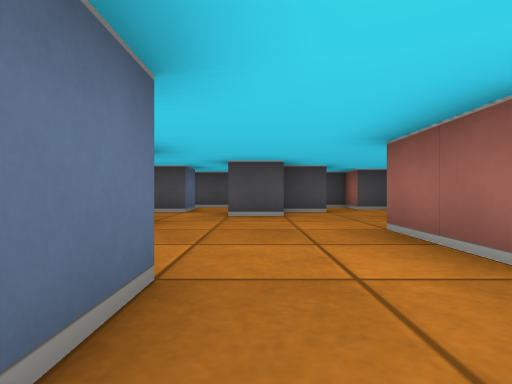
view 1 (above)

23 first-person views from a walk through a cub3D maze. The camera is about half as high as the walls, looks level and sees 80° across. The floor is counted in squares. Each view is taken from the middle of a square. On the plan, view 1 faces up. The plan holds only what a view shows up to about 9 squares ahead; the rest is blank. The place goes on beyond the plan.

view 2
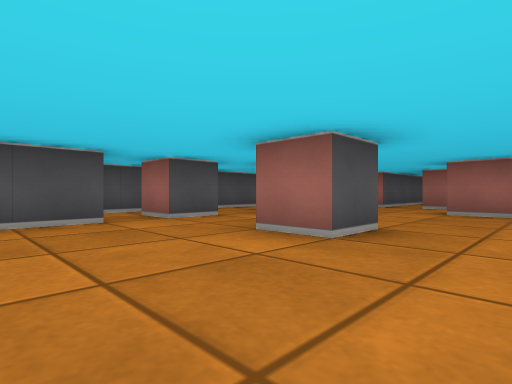

view 3
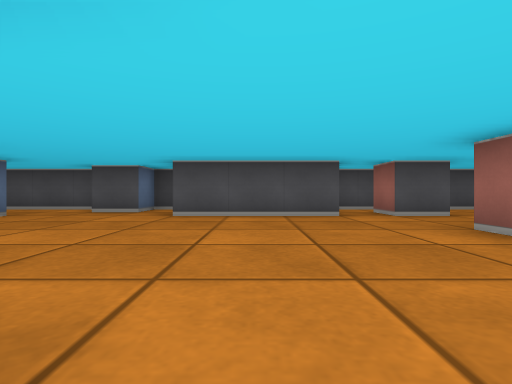

view 4
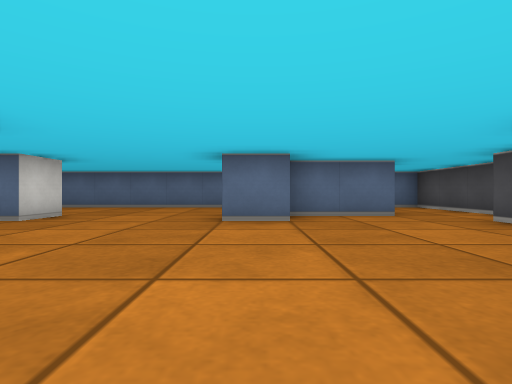

view 5
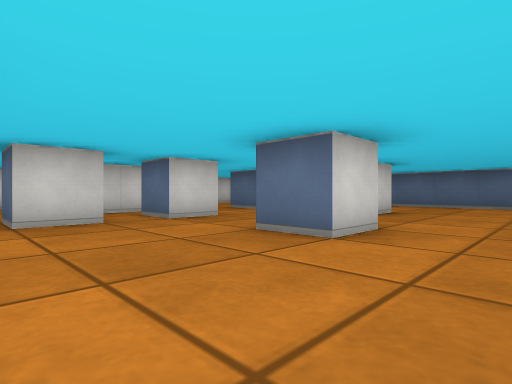

view 6
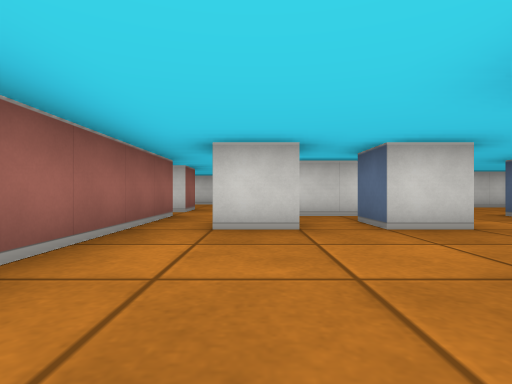

view 7
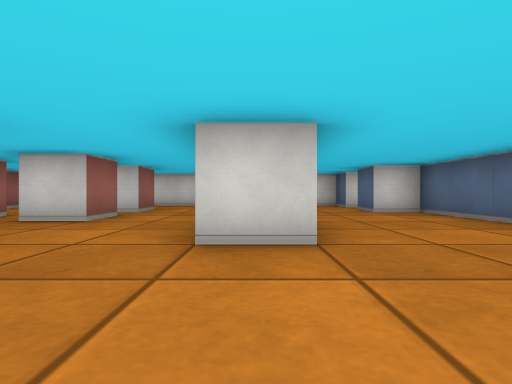

view 8
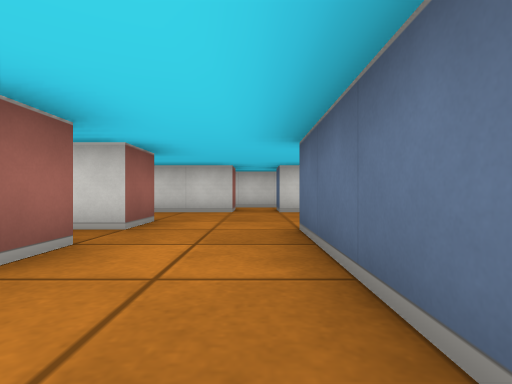

view 9
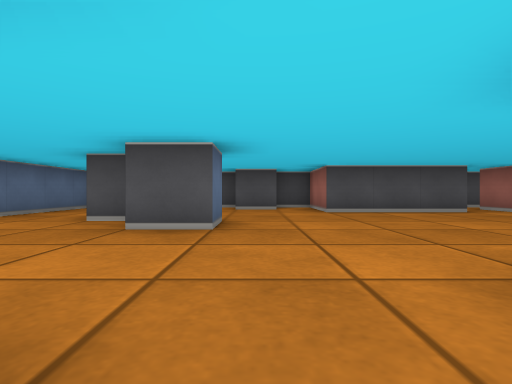

view 10
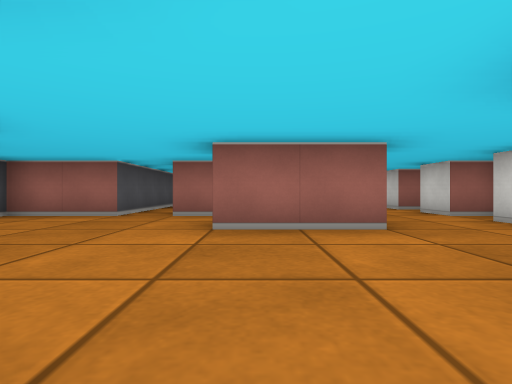

view 11
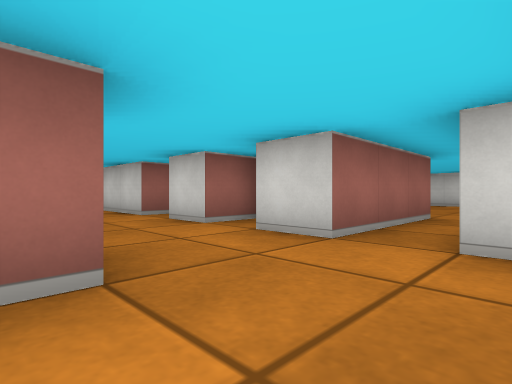

view 12
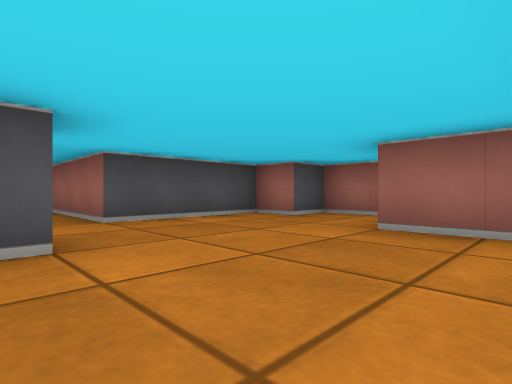

view 13
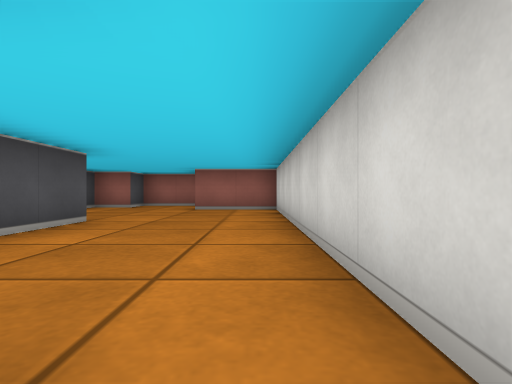

view 14
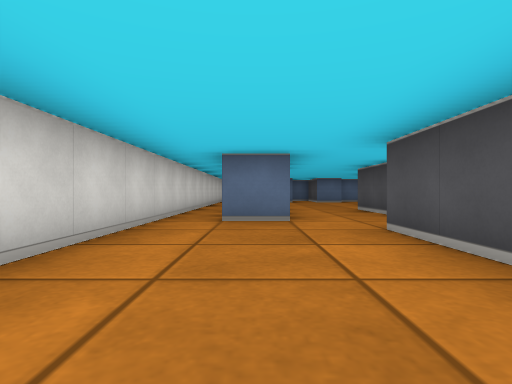

view 15
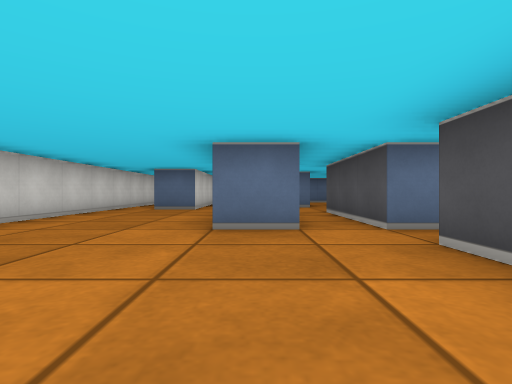

view 16
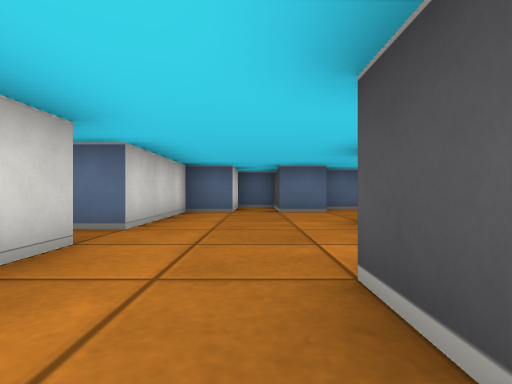

view 17
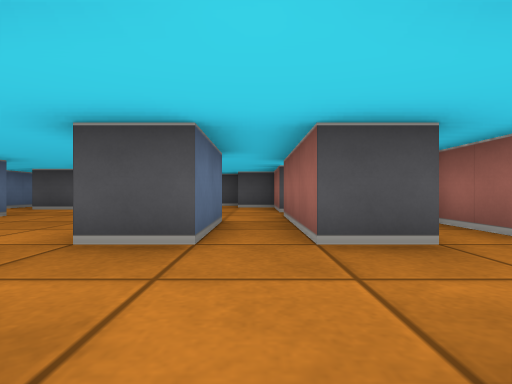

view 18
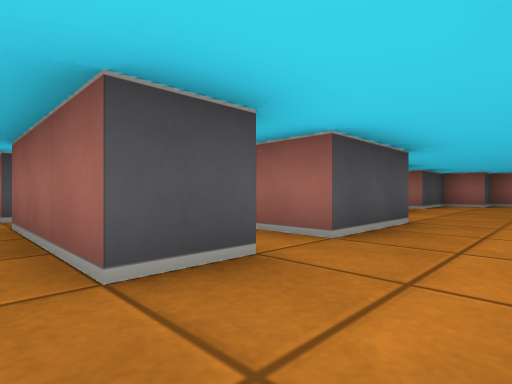

view 19
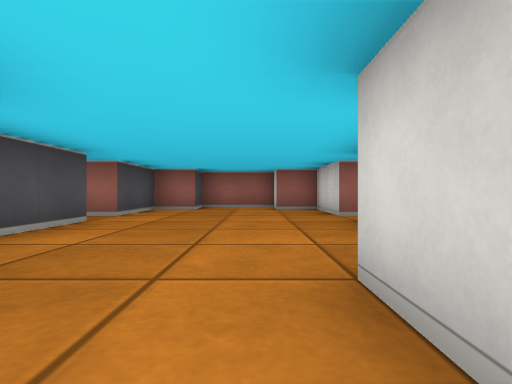

view 20
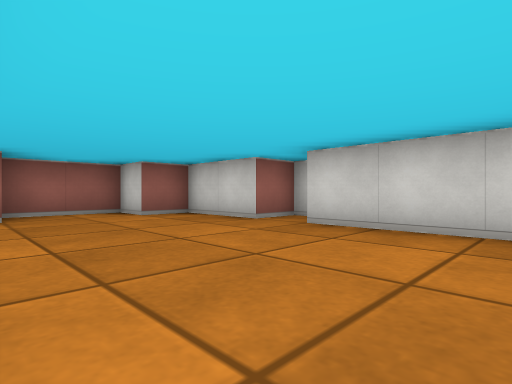

view 21
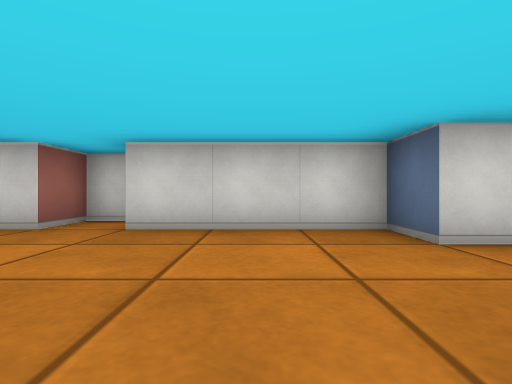

view 22
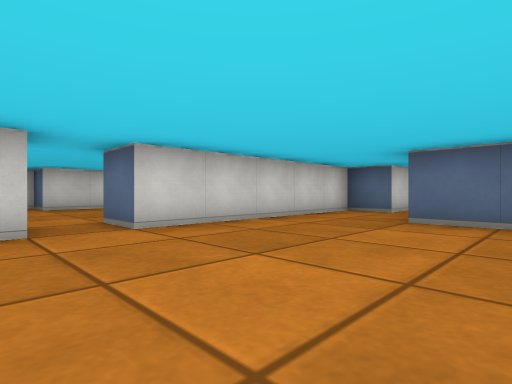

view 23
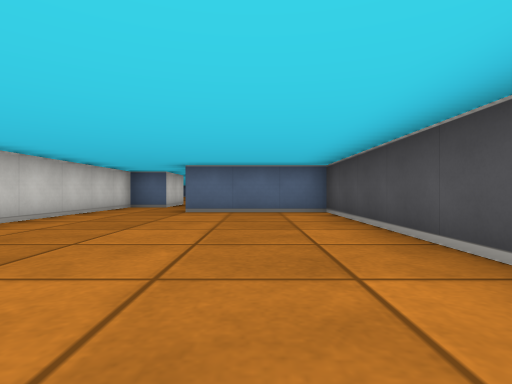

### Floor plan
Key: @ floor where view 1 was taken; # wall or solid block; . floor.
Columns run from 14 left of view 1 to 15 right of it. Each row starts with its distance up from view 1.
  9  ######## ########   ######
  8  #....#.###......##  #......
  7  #......###.#.##..#  #.......
  6  #..#.........#...####......
  5  #..##.....................
  4  #...#......#.....###......
  3  #..............#.#.#####.###
  2  #..............#.#.##......##
  1  #......#... #...............#
  0  #...#......# @..............#
 -1  #...#......###.#.#.##......##
 -2  #...#..#.#.# #.###  ####.###
 -3  #...#......###.####    ###
 -4 ###.....##.........##
 -5 #...........###.....#
 -6 ###.................#
 -7   ####.####.......#
 -8       ............#
 -9      ##############

Positions as (right, up) in squares from view 1, and headings:
1: (0, 0), facing up
2: (-5, 2), facing up-right
3: (-5, 1), facing up
4: (-4, 4), facing left
5: (-3, 3), facing down-left
6: (-4, 2), facing down
7: (-9, 3), facing down
8: (-8, 0), facing down
9: (-8, 0), facing up
10: (-2, 3), facing right
11: (0, 2), facing down-right
12: (0, -8), facing up-right
13: (-4, -8), facing right
14: (1, -7), facing left
15: (4, -5), facing left
16: (-5, -5), facing left
17: (3, -1), facing up
18: (3, 0), facing up-right
19: (6, 0), facing right
20: (8, 2), facing down-right
21: (9, 2), facing down
22: (12, 7), facing down-left
23: (14, 7), facing left
